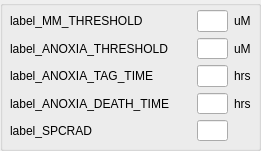
           <widget class="QGroupBox" name="groupBox_run2">
            <property name="geometry">
             <rect>
              <x>290</x>
              <y>20</y>
              <width>261</width>
              <height>151</height>
             </rect>
            </property>
            <property name="title">
             <string/>
            </property>
            <widget class="QWidget" name="gridLayoutWidget_5">
             <property name="geometry">
              <rect>
               <x>10</x>
               <y>10</y>
               <width>241</width>
               <height>131</height>
              </rect>
             </property>
             <layout class="QGridLayout" name="gridLayout">
              <item row="0" column="0">
               <widget class="QMyLabel" name="label_MM_THRESHOLD">
                <property name="text">
                 <string>label_MM_THRESHOLD</string>
                </property>
               </widget>
              </item>
              <item row="0" column="1">
               <spacer name="horizontalSpacer_41">
                <property name="orientation">
                 <enum>Qt::Horizontal</enum>
                </property>
                <property name="sizeHint" stdset="0">
                 <size>
                  <width>40</width>
                  <height>13</height>
                 </size>
                </property>
               </spacer>
              </item>
              <item row="0" column="2">
               <widget class="QLineEdit" name="line_MM_THRESHOLD">
                <property name="maximumSize">
                 <size>
                  <width>50</width>
                  <height>16777215</height>
                 </size>
                </property>
                <property name="alignment">
                 <set>Qt::AlignRight|Qt::AlignTrailing|Qt::AlignVCenter</set>
                </property>
               </widget>
              </item>
              <item row="0" column="3">
               <widget class="QLabel" name="units_MM_THRESHOLD">
                <property name="text">
                 <string>uM</string>
                </property>
               </widget>
              </item>
              <item row="1" column="0">
               <widget class="QMyLabel" name="label_ANOXIA_THRESHOLD">
                <property name="text">
                 <string>label_ANOXIA_THRESHOLD</string>
                </property>
               </widget>
              </item>
              <item row="1" column="1">
               <spacer name="horizontalSpacer">
                <property name="orientation">
                 <enum>Qt::Horizontal</enum>
                </property>
                <property name="sizeHint" stdset="0">
                 <size>
                  <width>40</width>
                  <height>20</height>
                 </size>
                </property>
               </spacer>
              </item>
              <item row="1" column="2">
               <widget class="QLineEdit" name="line_ANOXIA_THRESHOLD">
                <property name="maximumSize">
                 <size>
                  <width>50</width>
                  <height>16777215</height>
                 </size>
                </property>
                <property name="alignment">
                 <set>Qt::AlignRight|Qt::AlignTrailing|Qt::AlignVCenter</set>
                </property>
               </widget>
              </item>
              <item row="2" column="0">
               <widget class="QMyLabel" name="label_ANOXIA_TAG_TIME">
                <property name="text">
                 <string>label_ANOXIA_TAG_TIME</string>
                </property>
               </widget>
              </item>
              <item row="2" column="1">
               <spacer name="horizontalSpacer_42">
                <property name="orientation">
                 <enum>Qt::Horizontal</enum>
                </property>
                <property name="sizeHint" stdset="0">
                 <size>
                  <width>40</width>
                  <height>13</height>
                 </size>
                </property>
               </spacer>
              </item>
              <item row="2" column="2">
               <widget class="QLineEdit" name="line_ANOXIA_TAG_TIME">
                <property name="maximumSize">
                 <size>
                  <width>50</width>
                  <height>16777215</height>
                 </size>
                </property>
                <property name="alignment">
                 <set>Qt::AlignRight|Qt::AlignTrailing|Qt::AlignVCenter</set>
                </property>
               </widget>
              </item>
              <item row="2" column="3">
               <widget class="QLabel" name="units_T_ANOXIC_LIMIT">
                <property name="text">
                 <string>hrs</string>
                </property>
               </widget>
              </item>
              <item row="3" column="0">
               <widget class="QMyLabel" name="label_ANOXIA_DEATH_TIME">
                <property name="text">
                 <string>label_ANOXIA_DEATH_TIME</string>
                </property>
               </widget>
              </item>
              <item row="3" column="1">
               <spacer name="horizontalSpacer_44">
                <property name="orientation">
                 <enum>Qt::Horizontal</enum>
                </property>
                <property name="sizeHint" stdset="0">
                 <size>
                  <width>40</width>
                  <height>13</height>
                 </size>
                </property>
               </spacer>
              </item>
              <item row="3" column="2">
               <widget class="QLineEdit" name="line_ANOXIA_DEATH_TIME">
                <property name="maximumSize">
                 <size>
                  <width>50</width>
                  <height>16777215</height>
                 </size>
                </property>
                <property name="alignment">
                 <set>Qt::AlignRight|Qt::AlignTrailing|Qt::AlignVCenter</set>
                </property>
               </widget>
              </item>
              <item row="3" column="3">
               <widget class="QLabel" name="units_T_ANOXIA_DEATH">
                <property name="text">
                 <string>hrs</string>
                </property>
               </widget>
              </item>
              <item row="4" column="0">
               <widget class="QMyLabel" name="label_SPCRAD">
                <property name="text">
                 <string>label_SPCRAD</string>
                </property>
               </widget>
              </item>
              <item row="4" column="2">
               <widget class="QLineEdit" name="line_SPCRAD">
                <property name="maximumSize">
                 <size>
                  <width>50</width>
                  <height>16777215</height>
                 </size>
                </property>
                <property name="alignment">
                 <set>Qt::AlignRight|Qt::AlignTrailing|Qt::AlignVCenter</set>
                </property>
               </widget>
              </item>
              <item row="4" column="1">
               <spacer name="horizontalSpacer_45">
                <property name="orientation">
                 <enum>Qt::Horizontal</enum>
                </property>
                <property name="sizeHint" stdset="0">
                 <size>
                  <width>40</width>
                  <height>13</height>
                 </size>
                </property>
               </spacer>
              </item>
              <item row="1" column="3">
               <widget class="QLabel" name="units_ANOXIA_THRESHOLD">
                <property name="text">
                 <string>uM</string>
                </property>
               </widget>
              </item>
             </layout>
            </widget>
           </widget>
